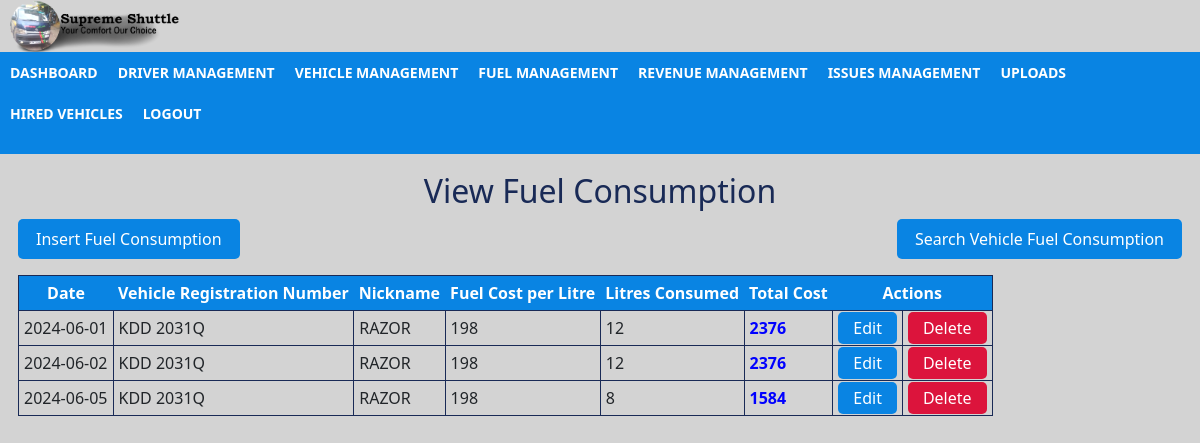
Screenshot of /view_fuel.php with the database file from the repository.
### tables this page shows
CREATE TABLE `fuel` (
  `id` int(10) NOT NULL,
  `date` date NOT NULL,
  `vehicle_reg_no` varchar(100) NOT NULL,
  `nickname` varchar(100) NOT NULL,
  `fuel_cost_per_litre` int(100) NOT NULL,
  `litres_consumed` int(100) NOT NULL,
  `total_cost` int(100) NOT NULL
);

### view_fuel.php (the view, shortened to what this page needs)
<!doctype html>
<html lang="en">
    <head>
      <link href="https://cdn.jsdelivr.net/npm/bootstrap@5.2.3/dist/css/bootstrap.min.css" rel="stylesheet">
      <link rel="stylesheet" href="/style.css">
    </head>
            <body>
                  <div class="header">
                      <a href="#.php"><img src="/images/supremeshuttlelogo.png"></a>
                  </div>
                  <div class="topnav" id="myTopnav">
                        <a href="dashboard_admin.php"> DASHBOARD</a>
                        <a href="view_driver.php">DRIVER MANAGEMENT</a>
                        <a href="view_vehicle.php">VEHICLE MANAGEMENT</a>
                        <a href="view_fuel.php">FUEL MANAGEMENT</a>
                        <a href="view_revenue.php">REVENUE MANAGEMENT</a>
                        <a href="view_issues.php">ISSUES MANAGEMENT</a>
                        <a href="upload_form.php">UPLOADS</a>
                        <a href="view_hired_vehicles.php"> HIRED VEHICLES</a>
                        <a href="index.php">LOGOUT</a>
                  </div>
                  <div class="secnav">
                        <a href="#.html"></a>
                        <a href="#.php"> </a>
                        <a href="#.php"></a>
                        <a href="#.php"></a>
                  </div>
                        <?php
                            include 'config.php';
                            $select="SELECT*FROM fuel";
                            $select_q=mysqli_query($con,$select);
                            $data=mysqli_num_rows($select_q);
                        ?>
                  <div class="table">
                      <h2>View Fuel Consumption</h2>
                      <p style="float:right"><a href="search_fuel.php">Search Vehicle Fuel Consumption </a></p>
                      <p><a href="insert_fuel.php">Insert Fuel Consumption </a></p>
                      <table>
                          <tr>
                              <th> Date</th>
                              <th>Vehicle Registration Number</th>
                              <th>Nickname</th>
                              <th>Fuel Cost per Litre</th>
                              <th>Litres Consumed</th>
                              <th>Total Cost </th>
                              <th colspan="2">Actions </th>
                          </tr>
                              <?php
                                  if($data){
                                      while ($row=mysqli_fetch_array($select_q)){
                              ?>
                          <tr>
                              <td><?php echo $row['date'] ?></td>
                              <td><?php echo $row['vehicle_reg_no'] ?></td>
                              <td><?php echo $row['nickname'] ?></td>
                              <td><?php echo $row['fuel_cost_per_litre'] ?></td>
                              <td><?php echo $row['litres_consumed'] ?></td>
                              <td style= "font-weight:bold; color:blue;"><?php echo $row['total_cost'] ?></td>
                              <td><a href="edit_fuel.php?id=<?php echo $row['id'] ?> " style="background-color: #0984e3;color: white; padding: 5px 15px; text-align: center; text-decoration: none; border-radius: 5px;"; >Edit</td>
                              <td><a onclick="return confirm('Are you sure you want to delete?')" href="delete_fuel.php?id=<?php echo $row['id'] ?>" style="background-color: crimson;color: white; padding: 5px 15px; text-align: center; text-decoration: none; border-radius: 5px;"; >Delete</td>
                          </tr>
                              <?php
                                      }
                                  }
                              ?>
                      </table>
                </div>
        </body>
</html>

### style.css (style rules this page uses)
* { box-sizing: border-box; }
body { background-color:lightgrey; margin:0; padding: 0; }
.header img { padding: 0px 0px; display:inline-block; padding-left: 10px; margin-left: auto; margin-right: auto; width: 15%; }
.topnav { overflow:hidden; background-color:#0984e3; position:static; top: 0px; width: 100%; }
.topnav a { float: left; display: block; color: white; text-align: center; padding: 10px 10px; text-decoration: none; font-size: 14px; font-weight:bolder; }
.secnav { overflow:hidden; background-color:#0984e3; position:static; top: 0px; width: 100%; }
.secnav a { float: left; display: block; color: white; text-align: center; padding: 10px 12px; text-decoration:underline; font-size: 14px; font-weight:bold; }
img { display: block; margin-left: auto; margin-right: auto; }
body { background-color:lightgrey; }
.table { padding: 18px; }
.table th { padding: 5px; text-align: center; background-color:#0984e3; color: white; }
.table h2 { color: #192a56 ; text-align: center; }
.table td, tr { border: solid #192a56 1px; padding: 5px; }
p a { background-color:#0984e3; color: white; padding: 8px 18px; text-align: center; text-decoration: none; display: inline-block; border-radius: 5px; }

### rows the page displays
fuel: date "2024-06-01", vehicle_reg_no "KDD 2031Q", nickname "RAZOR", fuel_cost_per_litre "198", litres_consumed "12", total_cost "2376"
fuel: date "2024-06-02", vehicle_reg_no "KDD 2031Q", nickname "RAZOR", fuel_cost_per_litre "198", litres_consumed "12", total_cost "2376"
fuel: date "2024-06-05", vehicle_reg_no "KDD 2031Q", nickname "RAZOR", fuel_cost_per_litre "198", litres_consumed "8", total_cost "1584"
